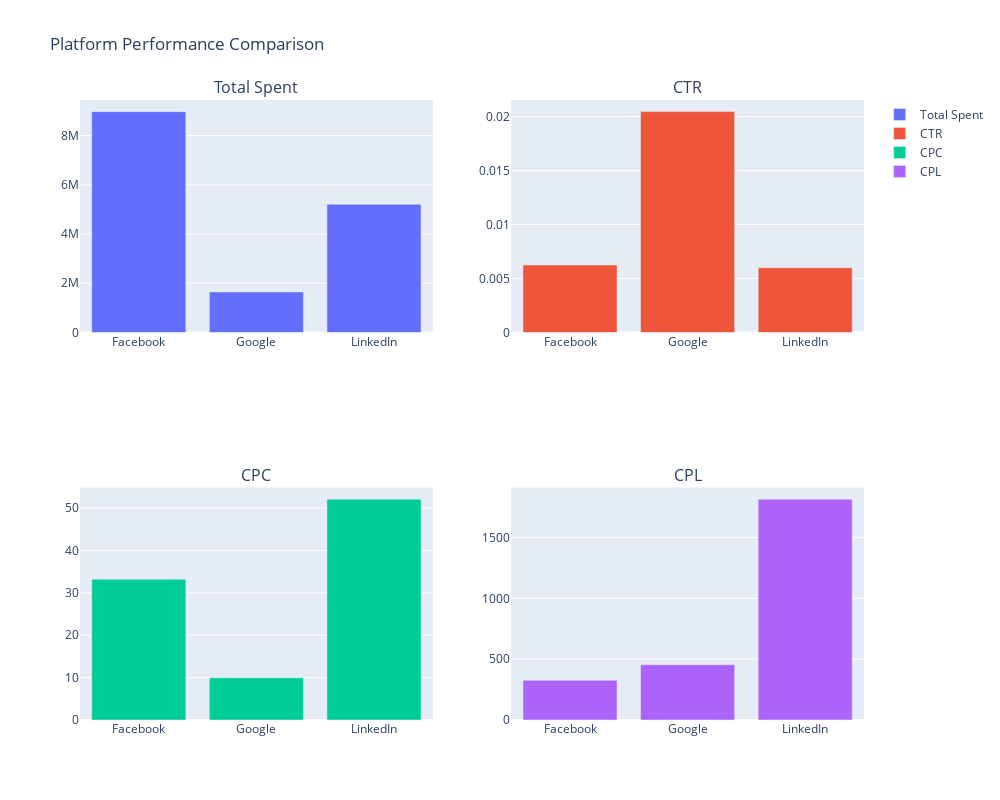
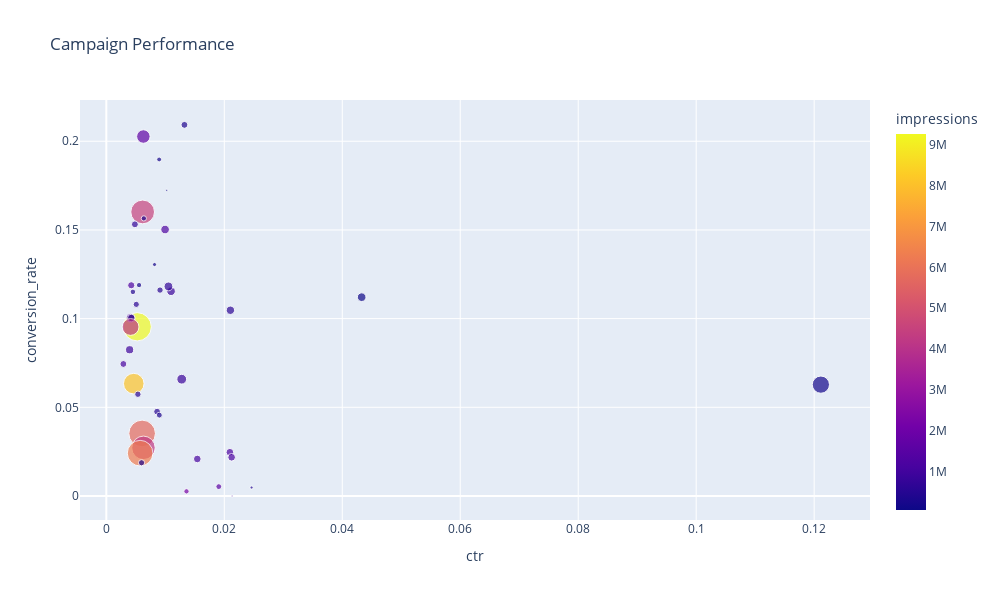
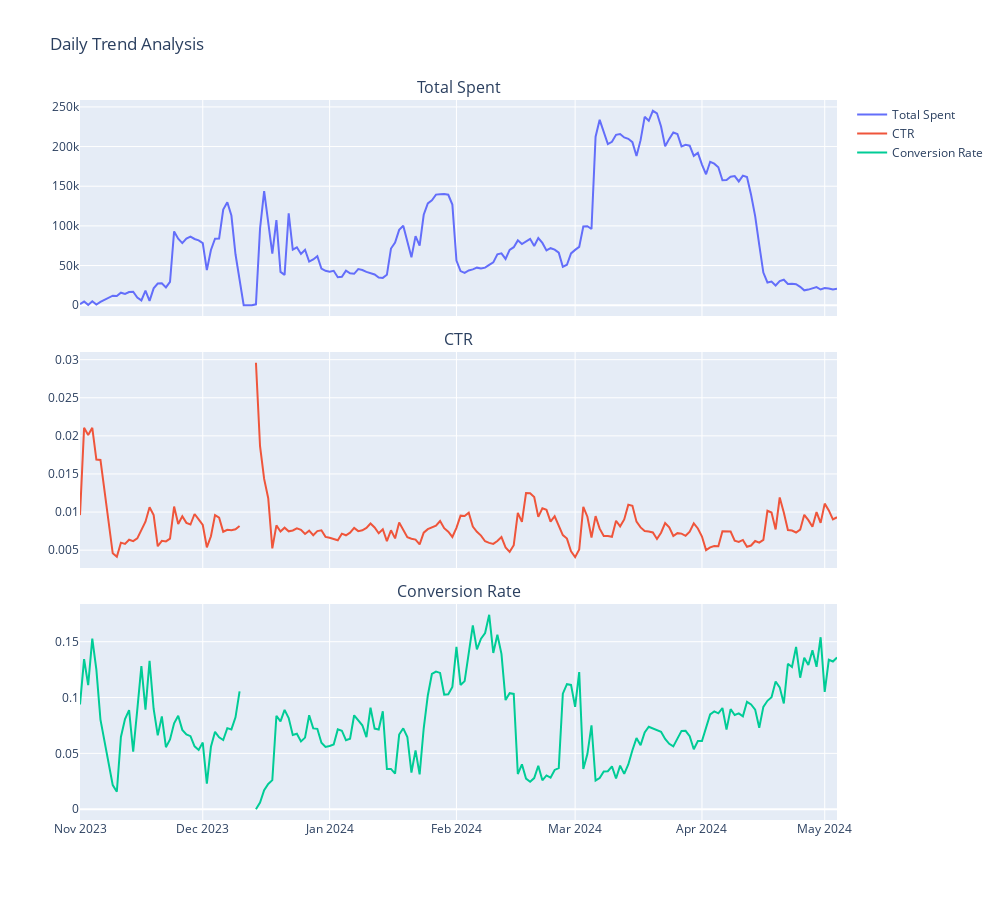

Notebook cell for these charts, in order:
### Code cell
import pandas as pd
import matplotlib.pyplot as plt
import seaborn as sns
import plotly.express as px
import plotly.graph_objects as go
from plotly.subplots import make_subplots

# 1. Platform Performance Comparison
platform_metrics = df.groupby('platform').agg({
    'total_spent': 'sum',
    'impressions': 'sum',
    'clicks': 'sum',
    'leads': 'sum'
}).reset_index()

platform_metrics['cpc'] = platform_metrics['total_spent'] / platform_metrics['clicks']
platform_metrics['cpl'] = platform_metrics['total_spent'] / platform_metrics['leads']
platform_metrics['ctr'] = platform_metrics['clicks'] / platform_metrics['impressions']

fig = make_subplots(rows=2, cols=2, subplot_titles=('Total Spent', 'CTR', 'CPC', 'CPL'))

fig.add_trace(go.Bar(x=platform_metrics['platform'], y=platform_metrics['total_spent'], name='Total Spent'), row=1, col=1)
fig.add_trace(go.Bar(x=platform_metrics['platform'], y=platform_metrics['ctr'], name='CTR'), row=1, col=2)
fig.add_trace(go.Bar(x=platform_metrics['platform'], y=platform_metrics['cpc'], name='CPC'), row=2, col=1)
fig.add_trace(go.Bar(x=platform_metrics['platform'], y=platform_metrics['cpl'], name='CPL'), row=2, col=2)

fig.update_layout(height=800, width=1000, title_text="Platform Performance Comparison")
fig.write_html("platform_performance_comparison.html")
fig.show()

print("1. Platform Performance Comparison created.")

# 2. Correlation Heatmap
correlation_matrix = df[['total_spent', 'impressions', 'clicks', 'click_through_rate', 'leads']].corr()

plt.figure(figsize=(10, 8))
sns.heatmap(correlation_matrix, annot=True, cmap='coolwarm', vmin=-1, vmax=1)
plt.title('Correlation Heatmap')
plt.show()

print("2. Correlation Heatmap created.")

# 3. Campaign Performance Bubble Chart
campaign_performance = df.groupby('campaign_name').agg({
    'total_spent': 'sum',
    'impressions': 'sum',
    'clicks': 'sum',
    'leads': 'sum'
}).reset_index()

campaign_performance['ctr'] = campaign_performance['clicks'] / campaign_performance['impressions']
campaign_performance['conversion_rate'] = campaign_performance['leads'] / campaign_performance['clicks']

fig = px.scatter(campaign_performance, x='ctr', y='conversion_rate', size='total_spent', 
                 color='impressions', hover_name='campaign_name',
                 title='Campaign Performance')

fig.update_layout(height=600, width=1000)
fig.write_html("campaign_performance_bubble_chart.html")
fig.show()

print("3. Campaign Performance Bubble Chart created.")

# 4. Daily Trend Analysis
daily_metrics = df.groupby('dates').agg({
    'total_spent': 'sum',
    'impressions': 'sum',
    'clicks': 'sum',
    'leads': 'sum'
}).reset_index()

daily_metrics['ctr'] = daily_metrics['clicks'] / daily_metrics['impressions']
daily_metrics['conversion_rate'] = daily_metrics['leads'] / daily_metrics['clicks']

fig = make_subplots(rows=3, cols=1, shared_xaxes=True, vertical_spacing=0.05,
                    subplot_titles=('Total Spent', 'CTR', 'Conversion Rate'))

fig.add_trace(go.Scatter(x=daily_metrics['dates'], y=daily_metrics['total_spent'], mode='lines', name='Total Spent'), row=1, col=1)
fig.add_trace(go.Scatter(x=daily_metrics['dates'], y=daily_metrics['ctr'], mode='lines', name='CTR'), row=2, col=1)
fig.add_trace(go.Scatter(x=daily_metrics['dates'], y=daily_metrics['conversion_rate'], mode='lines', name='Conversion Rate'), row=3, col=1)

fig.update_layout(height=900, width=1000, title_text="Daily Trend Analysis")
fig.write_html("daily_trend_analysis.html")
fig.show()

print("4. Daily Trend Analysis created.")

### Figure 1 — Plotly figure (JSON) as saved in the notebook; plotly's stock layout.template omitted (floating-point values rounded to 4 significant figures)
{"data": [{"name": "Total Spent", "type": "bar", "x": ["Facebook", "Google", "LinkedIn"], "xaxis": "x", "y": [8971000.0, 1649000.0, 5205343], "yaxis": "y"}, {"name": "CTR", "type": "bar", "x": ["Facebook", "Google", "LinkedIn"], "xaxis": "x2", "y": [0.006254, 0.02046, 0.005999], "yaxis": "y2"}, {"name": "CPC", "type": "bar", "x": ["Facebook", "Google", "LinkedIn"], "xaxis": "x3", "y": [33.21, 9.956, 52.14], "yaxis": "y3"}, {"name": "CPL", "type": "bar", "x": ["Facebook", "Google", "LinkedIn"], "xaxis": "x4", "y": [325.8, 454.2, 1815.0], "yaxis": "y4"}], "layout": {"annotations": [{"font": {"size": 16}, "showarrow": false, "text": "Total Spent", "x": 0.225, "xanchor": "center", "xref": "paper", "y": 1, "yanchor": "bottom", "yref": "paper"}, {"font": {"size": 16}, "showarrow": false, "text": "CTR", "x": 0.775, "xanchor": "center", "xref": "paper", "y": 1, "yanchor": "bottom", "yref": "paper"}, {"font": {"size": 16}, "showarrow": false, "text": "CPC", "x": 0.225, "xanchor": "center", "xref": "paper", "y": 0.375, "yanchor": "bottom", "yref": "paper"}, {"font": {"size": 16}, "showarrow": false, "text": "CPL", "x": 0.775, "xanchor": "center", "xref": "paper", "y": 0.375, "yanchor": "bottom", "yref": "paper"}], "height": 800, "title": {"text": "Platform Performance Comparison"}, "width": 1000, "xaxis": {"anchor": "y", "domain": [0, 0.45]}, "xaxis2": {"anchor": "y2", "domain": [0.55, 1]}, "xaxis3": {"anchor": "y3", "domain": [0, 0.45]}, "xaxis4": {"anchor": "y4", "domain": [0.55, 1]}, "yaxis": {"anchor": "x", "domain": [0.625, 1]}, "yaxis2": {"anchor": "x2", "domain": [0.625, 1]}, "yaxis3": {"anchor": "x3", "domain": [0, 0.375]}, "yaxis4": {"anchor": "x4", "domain": [0, 0.375]}}}

### Figure 2 — Plotly figure (JSON) as saved in the notebook; plotly's stock layout.template omitted (floating-point values rounded to 4 significant figures)
{"data": [{"hovertemplate": "<b>%{hovertext}</b><br><br>ctr=%{x}<br>conversion_rate=%{y}<br>total_spent=%{marker.size}<br>impressions=%{marker.color}<extra></extra>", "hovertext": ["CBO - USP Masterclass Cold [ 15th Dec ] - Higher Intent - No Logic - India Â– new link", "CBO - USP Masterclass Cold [ 15th Dec ] - More Volume - No Logic - India Â– New Link", "CBO - USP Masterclass Cold [ 23rd Nov ] - Higher Intent - No Logic new-  India", "CBO - USP Masterclass Cold [ 23rd Nov ] - More volume - With Logic", "USP Masterclass Cold [ 14th Dec ] - Link Click Ad", "USP Masterclass Cold [ 23rd Nov ] - More volume - With Logic - India", "USP Masterclass Cold [ 31st Oct ] - Higher Intent - No Logic", "USP Masterclass Cold [ 31st Oct ] - More Volume - No Logic", "USP Masterclass Cold [ 31st Oct ] - More volume - With Logic", "USP Study Abroad_Generic_240224", "USP_2_Lead-gen-1_220124", "USP_2_Lead-gen-2_Top4-states_050424", "USP_COOP-Drexel_More_Volume_No Logic_India_240124", "USP_MS + Coop Campaign_240224", "USP_Marketing+MBA_New Leads Campaign_240224", "USP_Program_Higher Intent_No Logic_India_220124", "USP_Program_Higher Intent_No Logic_South-states_220124", "USP_Program_Lead-gen_2_Generic_140223", "USP_Program_Lead-gen_3_Co-op_140223", "USP_Program_Lead-gen_4_MAR&MBA_140223", "USP_Program_More-Volume_No Logic_India_220124", "USP_Program_More-Volume_No Logic_South-states_220124", "USP_Program_More-volume_With-Logic_India_220124", "USP_Program_More-volume_With-Logic_South-states_220124", "USP_Search_APTNTSKA_250124", "USP_Search_India-ex-APTNTSKA_250124", "USP_Video_ALL-India_Lead-Gen_Keywords_110324", "USP_Video_APTLTSKA_Lead-Gen_160224", "USP_Video_APTLTSKA_Lead-Gen_Custom-intent_050324", "USP_Video_APTLTSKA_Lead-Gen_Keywords_050324", "USP_Video_APTLTSKA_Lead-Gen_Websites_050324", "USP_Video_India_EX-APTLTSKA_Lead-Gen_160224", "USP_Video_More_Volume_No Logic_India_New Link", "USP_Webinar2_270324", "USP_Webinar_070324", "US_Pathway_2_Lead_gen_1_091123", "US_Pathway_2_Lead_gen_2_091123", "US_Pathway_2_Lead_gen_3_241123", "US_Pathway_2_Lead_gen_4_220324", "xCBO - USP Masterclass Cold [ 23rd Nov ] - More Volume - No Logic - India-  new link", "xCBO - USP Masterclass Cold [ 7th Dec ] - Higher Intent - No Logic -  new link India"], "legendgroup": "", "marker": {"color": [610938, 1302917, 862724, 868290, 871201, 527531, 713599, 536447, 326810, 9265548, 1668181, 960204, 395467, 4506382, 8106285, 596144, 948123, 452962, 330384, 261944, 746379, 1153190, 197711, 556972, 178830, 88614, 442455, 1546844, 1220168, 1088979, 1226818, 2302262, 1246514, 806006, 4125312, 5751255, 4225764, 6317435, 348534, 195004, 62852], "coloraxis": "coloraxis", "size": [186700.0, 136800.0, 196300.0, 254400.0, 10450.0, 122900.0, 205600.0, 109100.0, 92490.0, 2127000.0, 484800.0, 194400.0, 126700.0, 1501000.0, 1125000.0, 101900.0, 178000.0, 80830.0, 73730.0, 74700.0, 126900.0, 126600.0, 63190.0, 109100.0, 789600.0, 199400.0, 25870.0, 89980.0, 155900.0, 156300.0, 155600.0, 76060.0, 198400.0, 152800.0, 752700.0, 1884000.0, 1469000.0, 1749000.0, 103000.0, 44940.0, 13560.0], "sizemode": "area", "sizeref": 5317.0, "symbol": "circle"}, "mode": "markers", "name": "", "orientation": "v", "showlegend": false, "type": "scatter", "x": [0.02104, 0.004225, 0.01098, 0.01278, 0.02132, 0.00861, 0.01053, 0.009104, 0.008993, 0.005238, 0.006282, 0.004096, 0.01325, 0.006161, 0.004654, 0.005078, 0.003953, 0.004508, 0.006362, 0.005555, 0.004846, 0.002889, 0.008958, 0.005352, 0.1211, 0.04329, 0.02463, 0.01907, 0.02095, 0.01543, 0.02125, 0.01359, 0.009964, 0.004241, 0.00411, 0.006072, 0.006301, 0.00573, 0.005974, 0.008174, 0.01025], "xaxis": "x", "y": [0.1047, 0.1188, 0.1154, 0.06586, 0, 0.04756, 0.1181, 0.1161, 0.04559, 0.0954, 0.2027, 0.1004, 0.2092, 0.1601, 0.06335, 0.108, 0.08244, 0.1151, 0.1565, 0.1189, 0.1532, 0.07443, 0.1897, 0.05736, 0.06278, 0.1121, 0.004772, 0.005289, 0.02467, 0.02087, 0.02184, 0.00262, 0.1502, 0.1004, 0.0953, 0.03528, 0.02715, 0.02414, 0.01873, 0.1305, 0.1724], "yaxis": "y"}], "layout": {"coloraxis": {"colorbar": {"title": {"text": "impressions"}}, "colorscale": [[0, "#0d0887"], [0.1111, "#46039f"], [0.2222, "#7201a8"], [0.3333, "#9c179e"], [0.4444, "#bd3786"], [0.5556, "#d8576b"], [0.6667, "#ed7953"], [0.7778, "#fb9f3a"], [0.8889, "#fdca26"], [1, "#f0f921"]]}, "height": 600, "legend": {"itemsizing": "constant", "tracegroupgap": 0}, "title": {"text": "Campaign Performance"}, "width": 1000, "xaxis": {"anchor": "y", "domain": [0, 1], "title": {"text": "ctr"}}, "yaxis": {"anchor": "x", "domain": [0, 1], "title": {"text": "conversion_rate"}}}}

### Figure 3 — Plotly figure (JSON) as saved in the notebook; plotly's stock layout.template omitted (floating-point values rounded to 4 significant figures; data arrays with more than 128 entries replaced by an {"elided": "..."} marker saying what was removed)
{"data": [{"mode": "lines", "name": "Total Spent", "type": "scatter", "x": {"elided": "184 str values"}, "xaxis": "x", "y": {"elided": "184 float values"}, "yaxis": "y"}, {"mode": "lines", "name": "CTR", "type": "scatter", "x": {"elided": "184 str values"}, "xaxis": "x2", "y": {"elided": "184 float values"}, "yaxis": "y2"}, {"mode": "lines", "name": "Conversion Rate", "type": "scatter", "x": {"elided": "184 str values"}, "xaxis": "x3", "y": {"elided": "184 float values"}, "yaxis": "y3"}], "layout": {"annotations": [{"font": {"size": 16}, "showarrow": false, "text": "Total Spent", "x": 0.5, "xanchor": "center", "xref": "paper", "y": 1, "yanchor": "bottom", "yref": "paper"}, {"font": {"size": 16}, "showarrow": false, "text": "CTR", "x": 0.5, "xanchor": "center", "xref": "paper", "y": 0.65, "yanchor": "bottom", "yref": "paper"}, {"font": {"size": 16}, "showarrow": false, "text": "Conversion Rate", "x": 0.5, "xanchor": "center", "xref": "paper", "y": 0.3, "yanchor": "bottom", "yref": "paper"}], "height": 900, "title": {"text": "Daily Trend Analysis"}, "width": 1000, "xaxis": {"anchor": "y", "domain": [0, 1], "matches": "x3", "showticklabels": false}, "xaxis2": {"anchor": "y2", "domain": [0, 1], "matches": "x3", "showticklabels": false}, "xaxis3": {"anchor": "y3", "domain": [0, 1]}, "yaxis": {"anchor": "x", "domain": [0.7, 1]}, "yaxis2": {"anchor": "x2", "domain": [0.35, 0.65]}, "yaxis3": {"anchor": "x3", "domain": [0, 0.3]}}}
